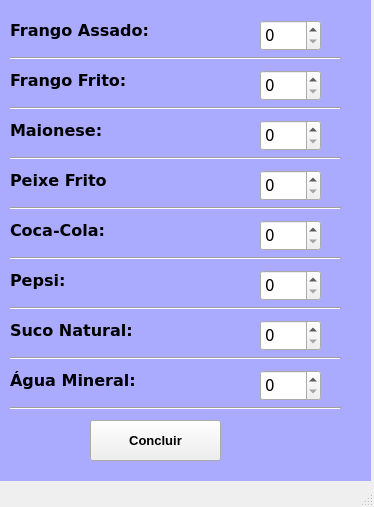
<?xml version="1.0" encoding="UTF-8"?>
<ui version="4.0">
 <class>MainWindow</class>
 <widget class="QMainWindow" name="MainWindow">
  <property name="geometry">
   <rect>
    <x>0</x>
    <y>0</y>
    <width>374</width>
    <height>507</height>
   </rect>
  </property>
  <property name="windowTitle">
   <string>MainWindow</string>
  </property>
  <widget class="QWidget" name="centralwidget">
   <widget class="QLabel" name="label">
    <property name="geometry">
     <rect>
      <x>10</x>
      <y>10</y>
      <width>141</width>
      <height>41</height>
     </rect>
    </property>
    <property name="font">
     <font>
      <family>Verdana</family>
      <pointsize>12</pointsize>
      <weight>75</weight>
      <bold>true</bold>
     </font>
    </property>
    <property name="text">
     <string>Frango Assado:</string>
    </property>
   </widget>
   <widget class="QLabel" name="label_2">
    <property name="geometry">
     <rect>
      <x>0</x>
      <y>0</y>
      <width>371</width>
      <height>481</height>
     </rect>
    </property>
    <property name="styleSheet">
     <string notr="true">background-color: rgb(170, 170, 255);</string>
    </property>
    <property name="text">
     <string/>
    </property>
   </widget>
   <widget class="QLabel" name="label_3">
    <property name="geometry">
     <rect>
      <x>10</x>
      <y>60</y>
      <width>141</width>
      <height>41</height>
     </rect>
    </property>
    <property name="font">
     <font>
      <family>Verdana</family>
      <pointsize>12</pointsize>
      <weight>75</weight>
      <bold>true</bold>
     </font>
    </property>
    <property name="text">
     <string>Frango Frito:</string>
    </property>
   </widget>
   <widget class="QLabel" name="label_4">
    <property name="geometry">
     <rect>
      <x>10</x>
      <y>110</y>
      <width>141</width>
      <height>41</height>
     </rect>
    </property>
    <property name="font">
     <font>
      <family>Verdana</family>
      <pointsize>12</pointsize>
      <weight>75</weight>
      <bold>true</bold>
     </font>
    </property>
    <property name="text">
     <string>Maionese:</string>
    </property>
   </widget>
   <widget class="QLabel" name="label_5">
    <property name="geometry">
     <rect>
      <x>10</x>
      <y>160</y>
      <width>141</width>
      <height>41</height>
     </rect>
    </property>
    <property name="font">
     <font>
      <family>Verdana</family>
      <pointsize>12</pointsize>
      <weight>75</weight>
      <bold>true</bold>
     </font>
    </property>
    <property name="text">
     <string>Peixe Frito</string>
    </property>
   </widget>
   <widget class="QLabel" name="label_6">
    <property name="geometry">
     <rect>
      <x>10</x>
      <y>210</y>
      <width>141</width>
      <height>41</height>
     </rect>
    </property>
    <property name="font">
     <font>
      <family>Verdana</family>
      <pointsize>12</pointsize>
      <weight>75</weight>
      <bold>true</bold>
     </font>
    </property>
    <property name="text">
     <string>Coca-Cola:</string>
    </property>
   </widget>
   <widget class="QLabel" name="label_7">
    <property name="geometry">
     <rect>
      <x>10</x>
      <y>260</y>
      <width>141</width>
      <height>41</height>
     </rect>
    </property>
    <property name="font">
     <font>
      <family>Verdana</family>
      <pointsize>12</pointsize>
      <weight>75</weight>
      <bold>true</bold>
     </font>
    </property>
    <property name="text">
     <string>Pepsi:</string>
    </property>
   </widget>
   <widget class="QLabel" name="label_8">
    <property name="geometry">
     <rect>
      <x>10</x>
      <y>310</y>
      <width>141</width>
      <height>41</height>
     </rect>
    </property>
    <property name="font">
     <font>
      <family>Verdana</family>
      <pointsize>12</pointsize>
      <weight>75</weight>
      <bold>true</bold>
     </font>
    </property>
    <property name="text">
     <string>Suco Natural:</string>
    </property>
   </widget>
   <widget class="QLabel" name="label_9">
    <property name="geometry">
     <rect>
      <x>10</x>
      <y>360</y>
      <width>141</width>
      <height>41</height>
     </rect>
    </property>
    <property name="font">
     <font>
      <family>Verdana</family>
      <pointsize>12</pointsize>
      <weight>75</weight>
      <bold>true</bold>
     </font>
    </property>
    <property name="text">
     <string>Água Mineral:</string>
    </property>
   </widget>
   <widget class="QSpinBox" name="spinBox">
    <property name="geometry">
     <rect>
      <x>260</x>
      <y>20</y>
      <width>61</width>
      <height>31</height>
     </rect>
    </property>
    <property name="font">
     <font>
      <family>Verdana</family>
      <pointsize>11</pointsize>
     </font>
    </property>
   </widget>
   <widget class="QSpinBox" name="spinBox_2">
    <property name="geometry">
     <rect>
      <x>260</x>
      <y>70</y>
      <width>61</width>
      <height>31</height>
     </rect>
    </property>
    <property name="font">
     <font>
      <family>Verdana</family>
      <pointsize>11</pointsize>
     </font>
    </property>
   </widget>
   <widget class="QSpinBox" name="spinBox_3">
    <property name="geometry">
     <rect>
      <x>260</x>
      <y>120</y>
      <width>61</width>
      <height>31</height>
     </rect>
    </property>
    <property name="font">
     <font>
      <family>Verdana</family>
      <pointsize>11</pointsize>
     </font>
    </property>
   </widget>
   <widget class="QSpinBox" name="spinBox_4">
    <property name="geometry">
     <rect>
      <x>260</x>
      <y>170</y>
      <width>61</width>
      <height>31</height>
     </rect>
    </property>
    <property name="font">
     <font>
      <family>Verdana</family>
      <pointsize>11</pointsize>
     </font>
    </property>
   </widget>
   <widget class="QSpinBox" name="spinBox_5">
    <property name="geometry">
     <rect>
      <x>260</x>
      <y>220</y>
      <width>61</width>
      <height>31</height>
     </rect>
    </property>
    <property name="font">
     <font>
      <family>Verdana</family>
      <pointsize>11</pointsize>
     </font>
    </property>
   </widget>
   <widget class="QSpinBox" name="spinBox_6">
    <property name="geometry">
     <rect>
      <x>260</x>
      <y>270</y>
      <width>61</width>
      <height>31</height>
     </rect>
    </property>
    <property name="font">
     <font>
      <family>Verdana</family>
      <pointsize>11</pointsize>
     </font>
    </property>
   </widget>
   <widget class="QSpinBox" name="spinBox_7">
    <property name="geometry">
     <rect>
      <x>260</x>
      <y>320</y>
      <width>61</width>
      <height>31</height>
     </rect>
    </property>
    <property name="font">
     <font>
      <family>Verdana</family>
      <pointsize>11</pointsize>
     </font>
    </property>
   </widget>
   <widget class="QSpinBox" name="spinBox_8">
    <property name="geometry">
     <rect>
      <x>260</x>
      <y>370</y>
      <width>61</width>
      <height>31</height>
     </rect>
    </property>
    <property name="font">
     <font>
      <family>Verdana</family>
      <pointsize>11</pointsize>
     </font>
    </property>
   </widget>
   <widget class="Line" name="line">
    <property name="geometry">
     <rect>
      <x>10</x>
      <y>50</y>
      <width>331</width>
      <height>16</height>
     </rect>
    </property>
    <property name="orientation">
     <enum>Qt::Horizontal</enum>
    </property>
   </widget>
   <widget class="Line" name="line_2">
    <property name="geometry">
     <rect>
      <x>10</x>
      <y>100</y>
      <width>331</width>
      <height>16</height>
     </rect>
    </property>
    <property name="orientation">
     <enum>Qt::Horizontal</enum>
    </property>
   </widget>
   <widget class="Line" name="line_3">
    <property name="geometry">
     <rect>
      <x>10</x>
      <y>150</y>
      <width>331</width>
      <height>16</height>
     </rect>
    </property>
    <property name="orientation">
     <enum>Qt::Horizontal</enum>
    </property>
   </widget>
   <widget class="Line" name="line_4">
    <property name="geometry">
     <rect>
      <x>10</x>
      <y>200</y>
      <width>331</width>
      <height>16</height>
     </rect>
    </property>
    <property name="orientation">
     <enum>Qt::Horizontal</enum>
    </property>
   </widget>
   <widget class="Line" name="line_5">
    <property name="geometry">
     <rect>
      <x>10</x>
      <y>250</y>
      <width>331</width>
      <height>16</height>
     </rect>
    </property>
    <property name="orientation">
     <enum>Qt::Horizontal</enum>
    </property>
   </widget>
   <widget class="Line" name="line_6">
    <property name="geometry">
     <rect>
      <x>10</x>
      <y>300</y>
      <width>331</width>
      <height>16</height>
     </rect>
    </property>
    <property name="orientation">
     <enum>Qt::Horizontal</enum>
    </property>
   </widget>
   <widget class="Line" name="line_7">
    <property name="geometry">
     <rect>
      <x>10</x>
      <y>350</y>
      <width>331</width>
      <height>16</height>
     </rect>
    </property>
    <property name="orientation">
     <enum>Qt::Horizontal</enum>
    </property>
   </widget>
   <widget class="Line" name="line_8">
    <property name="geometry">
     <rect>
      <x>10</x>
      <y>400</y>
      <width>331</width>
      <height>16</height>
     </rect>
    </property>
    <property name="orientation">
     <enum>Qt::Horizontal</enum>
    </property>
   </widget>
   <widget class="QPushButton" name="btnConcluir">
    <property name="geometry">
     <rect>
      <x>90</x>
      <y>420</y>
      <width>131</width>
      <height>41</height>
     </rect>
    </property>
    <property name="font">
     <font>
      <family>Arial</family>
      <pointsize>10</pointsize>
      <weight>75</weight>
      <bold>true</bold>
     </font>
    </property>
    <property name="toolTip">
     <string>&lt;html&gt;&lt;head/&gt;&lt;body&gt;&lt;p&gt;Salvar pedido do cliente&lt;/p&gt;&lt;/body&gt;&lt;/html&gt;</string>
    </property>
    <property name="text">
     <string>Concluir</string>
    </property>
   </widget>
   <zorder>label_2</zorder>
   <zorder>label</zorder>
   <zorder>label_3</zorder>
   <zorder>label_4</zorder>
   <zorder>label_5</zorder>
   <zorder>label_6</zorder>
   <zorder>label_7</zorder>
   <zorder>label_8</zorder>
   <zorder>label_9</zorder>
   <zorder>spinBox</zorder>
   <zorder>spinBox_2</zorder>
   <zorder>spinBox_3</zorder>
   <zorder>spinBox_4</zorder>
   <zorder>spinBox_5</zorder>
   <zorder>spinBox_6</zorder>
   <zorder>spinBox_7</zorder>
   <zorder>spinBox_8</zorder>
   <zorder>line</zorder>
   <zorder>line_2</zorder>
   <zorder>line_3</zorder>
   <zorder>line_4</zorder>
   <zorder>line_5</zorder>
   <zorder>line_6</zorder>
   <zorder>line_7</zorder>
   <zorder>line_8</zorder>
   <zorder>btnConcluir</zorder>
  </widget>
  <widget class="QMenuBar" name="menubar">
   <property name="geometry">
    <rect>
     <x>0</x>
     <y>0</y>
     <width>374</width>
     <height>21</height>
    </rect>
   </property>
  </widget>
  <widget class="QStatusBar" name="statusbar"/>
 </widget>
 <resources/>
 <connections/>
</ui>
